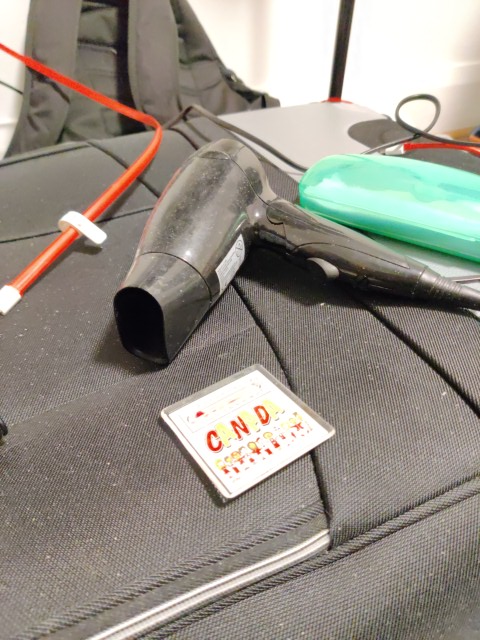
#> input picture a4/A4_files/l1.jpg, 480 x 640 px
$ python q3.py
#> lines starting #> are read from the running program, lines starting #| are printed output that depends on the picture
import numpy as np
import cv2
from matplotlib import pyplot as plt
import cv2.xfeatures2d
import scipy.spatial


def SIFT_matching(img1, img2, threshold):
    if img1[2] is None or len(img1[2]) == 0 or img2[2] is None or len(img2[2]) == 0:
        return cv2.drawMatches(img1[0], img1[1], img2[0], img2[1], [], img2[0], flags=2)
    euclidean = scipy.spatial.distance.cdist(img1[2], img2[2], metric='euclidean')
    sorted1 = np.argsort(euclidean, axis=1)
    closest, closest1 = sorted1[:, 0], sorted1[:, 1]
    left_id = np.arange(img1[2].shape[0])
    dist_ratios = euclidean[left_id, closest] / euclidean[left_id, closest1]
    suppressed = dist_ratios * (dist_ratios < threshold)
    left_id = np.nonzero(suppressed)[0]
    right_id = closest[left_id]
    pairs = np.stack((left_id, right_id)).transpose()
    pair_dists = euclidean[pairs[:, 0], pairs[:, 1]]
    sorted_dist_id = np.argsort(pair_dists)
    sorted_pairs = pairs[sorted_dist_id]
    sorted_dists = pair_dists[sorted_dist_id].reshape((sorted_pairs.shape[0], 1))

    matches = []
    best_8 = np.zeros((8, 2))
    for i in range(len(sorted_pairs)):
        if i < 8:
            best_8[i][0] = sorted_pairs[-i][0]
            best_8[i][1] = sorted_pairs[-i][1]
        matches.append(cv2.DMatch(sorted_pairs[-i][0], sorted_pairs[-i][1], sorted_dists[-i]))
    result = cv2.drawMatches(img1[0], img1[1], img2[0], img2[1], matches[:8], img2[0], flags=2)
    result1 = cv2.drawMatches(img1[0], img1[1], img2[0], img2[1], matches, img2[0], flags=2)
    return result, result1, best_8


def SIFT_opencv(img):
    sift = cv2.xfeatures2d.SIFT_create()
    kp, des = sift.detectAndCompute(img, None)
    result = cv2.drawKeypoints(img, kp, None)
    return [result, kp, des]


def fundamental_matrix(left, right):
    n = left.shape[0]
    A = np.zeros((n, 9))
    for i in range(n):
        A[i] = [left[i, 0] * right[i, 0], left[i, 1] * right[i, 0], right[i, 0],
              left[i, 0] * right[i, 1], left[i, 1] * right[i, 1], right[i, 1],
              left[i, 0], left[i, 1], 1]

    U, S, V = np.linalg.svd(A)
    F = V[-1].reshape(3, 3)
    U, S, V = np.linalg.svd(F)
    S[2] = 0
    F = np.dot(U, np.dot(np.diag(S), V))
    return F / F[2, 2]


def drawlines(img1,img2,lines,pts1,pts2):
    r,c = img1.shape
    img1 = cv2.cvtColor(img1,cv2.COLOR_GRAY2BGR)
    img2 = cv2.cvtColor(img2,cv2.COLOR_GRAY2BGR)
    for r,pt1,pt2 in zip(lines,pts1,pts2):
        color = tuple(np.random.randint(0,255,3).tolist())
        x0,y0 = map(int, [0, -r[2]/r[1] ])
        x1,y1 = map(int, [c, -(r[2]+r[0]*c)/r[1] ])
        img1 = cv2.line(img1, (x0,y0), (x1,y1), color,1)
        img1 = cv2.circle(img1,(int(pt1[0]),int(pt1[1])),5,color,-1)
        img2 = cv2.circle(img2,(int(pt2[0]),int(pt2[1])),5,color,-1)
    return img1,img2

def findepi(best1, best2, l1, l2, fund_matrix):
    lines2 = cv2.computeCorrespondEpilines(best1.reshape(-1, 1, 2), 1, fund_matrix)
    lines2 = lines2.reshape(-1, 3)
    img3, img4 = drawlines(l2, l1, lines2, best2, best1)

    lines1 = cv2.computeCorrespondEpilines(best2.reshape(-1, 1, 2), 2, fund_matrix)
    lines1 = lines1.reshape(-1, 3)
    img5, img6 = drawlines(l1, l2, lines1, best1, best2)

    plt.subplot(121), plt.imshow(img5)
    plt.subplot(122), plt.imshow(img3)
    plt.show()

# a
l1 = cv2.imread("l1.jpg", cv2.IMREAD_GRAYSCALE)
#> l1: shape (640, 480); min 0, max 255, mean 144.2
l2 = cv2.imread("l2.jpg", cv2.IMREAD_GRAYSCALE)
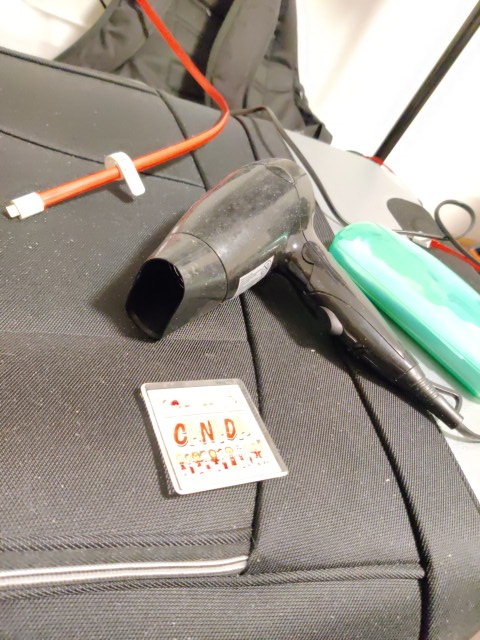
#> input picture a4/A4_files/l2.jpg, 480 x 640 px
#> l2: shape (640, 480); min 1, max 255, mean 153.5
l3 = cv2.imread("l3.jpg", cv2.IMREAD_GRAYSCALE)
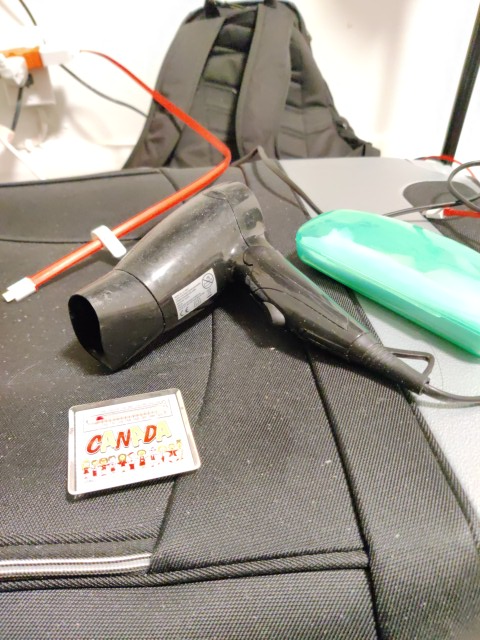
#> input picture a4/A4_files/l3.jpg, 480 x 640 px
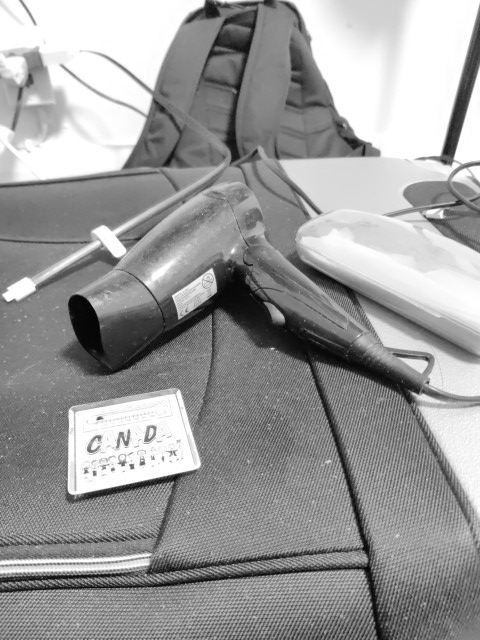
#> l3: shape (640, 480); min 0, max 255, mean 155

sift1 = SIFT_opencv(l1)
#> in SIFT_opencv, `kp, des = sift.detectAndCompute(img, None)`: kp = 974 keypoints; strongest (x, y, size): (335, 91, 10.4), (199, 414, 3.6), (277, 445, 3.3), (330, 269, 8.2)
#> sift1 = 3 items
sift2 = SIFT_opencv(l2)
#> in SIFT_opencv (call 2), `kp, des = sift.detectAndCompute(img, None)`: kp = 862 keypoints; strongest (x, y, size): (382, 154, 10.1), (440, 423, 4.3), (337, 325, 7.8), (175, 403, 3.8)
#> in SIFT_opencv (call 2), `result = cv2.drawKeypoints(img, kp, None)`:
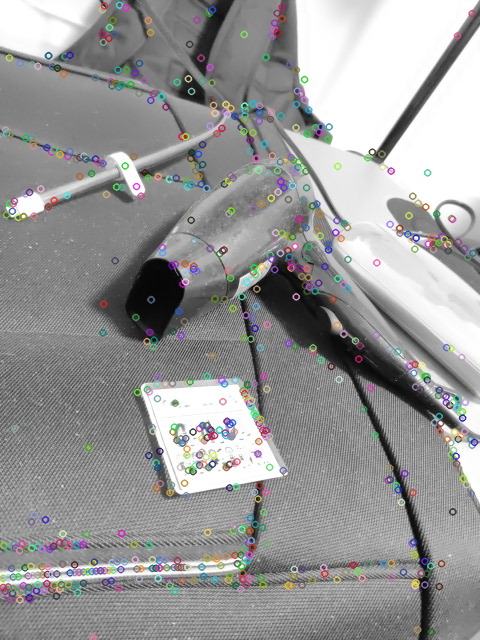
#> result: shape (640, 480, 3); mean of channels 0, 1, 2 152.4, 152.4, 152.4; drawn as B, G, R
#> sift2 = 3 items
sift3 = SIFT_opencv(l3)
#> in SIFT_opencv (call 3), `kp, des = sift.detectAndCompute(img, None)`: kp = 1036 keypoints; strongest (x, y, size): (132, 466, 3.3), (99, 418, 2.7), (94, 473, 3), (142, 463, 3.4)
#> in SIFT_opencv (call 3), `result = cv2.drawKeypoints(img, kp, None)`:
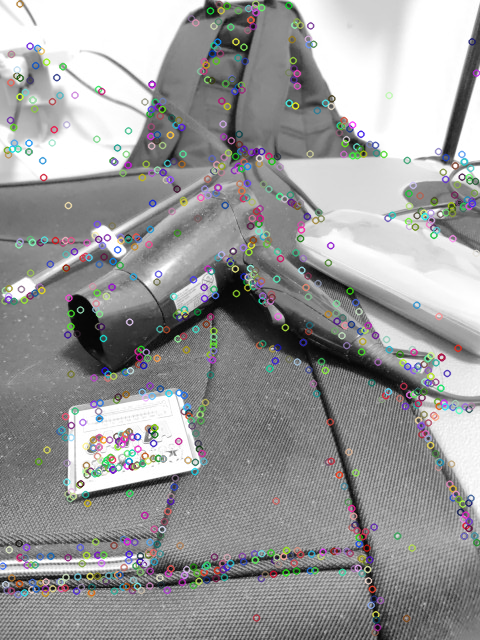
#> result: shape (640, 480, 3); mean of channels 0, 1, 2 154.7, 154.5, 154.4; drawn as B, G, R
#> sift3 = 3 items

result_l12, result_l120, best8 = SIFT_matching(sift1, sift2, 0.7)
#> in SIFT_matching, `euclidean = scipy.spatial.distance.cdist(img1[2], img2[2], metric='euc..`:
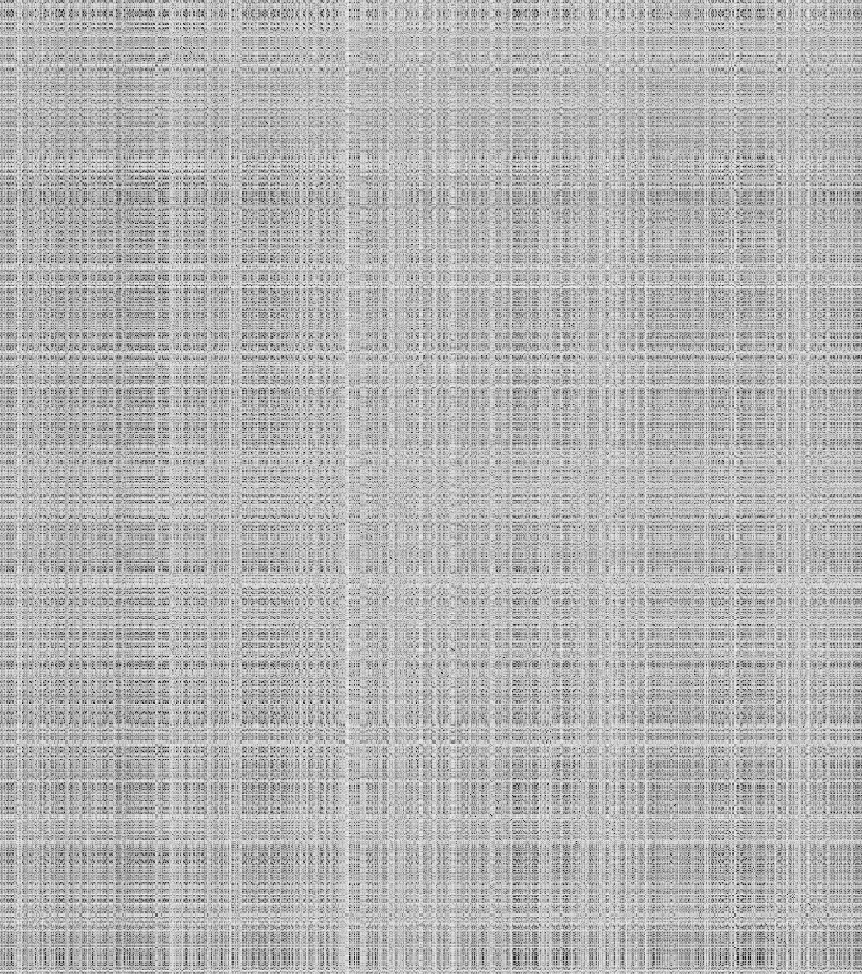
#> euclidean: shape (974, 862) float64; min 35.59, max 708.7, mean 511.4; drawn with min black and max white
#> in SIFT_matching, `sorted1 = np.argsort(euclidean, axis=1)`:
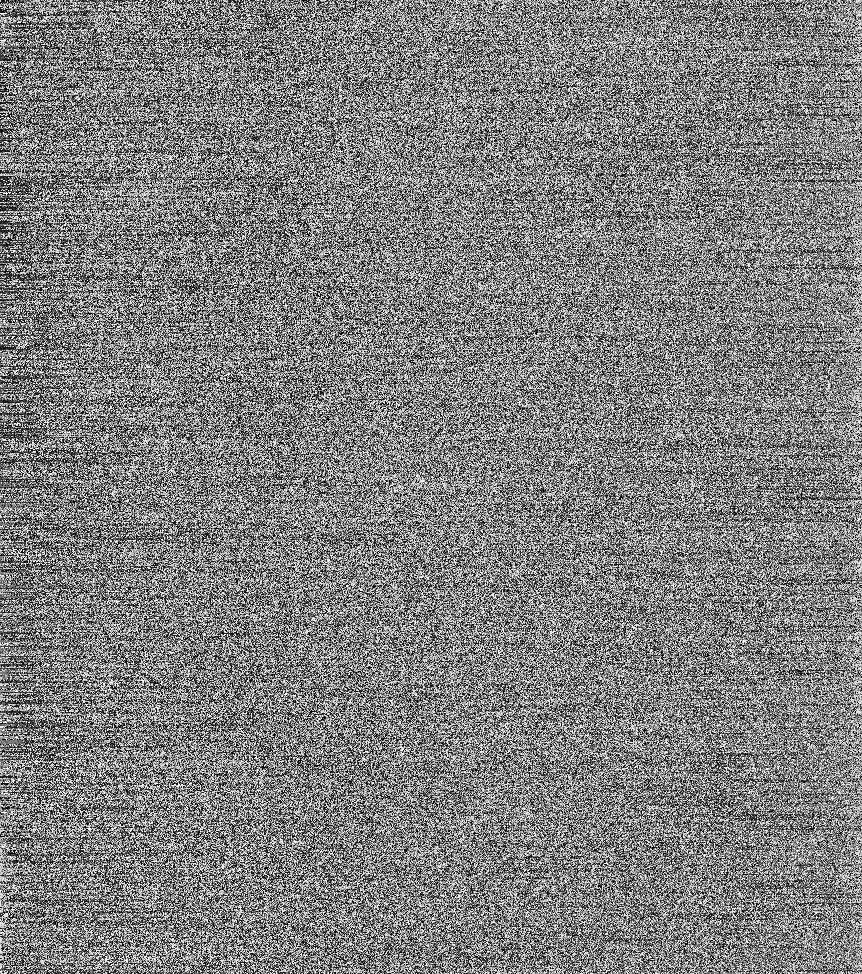
#> sorted1: shape (974, 862) int64; min 0, max 861, mean 430.5; drawn with min black and max white
#> in SIFT_matching, `closest, closest1 = sorted1[:, 0], sorted1[:, 1]`: closest = 974 values, max 861 at index 326, min 1 at index 361, mean 423.5; closest1 = 974 values, max 859 at index 161, min 5 at index 98, mean 422.5
#> in SIFT_matching, `dist_ratios = euclidean[left_id, closest] / euclidean[left_id, closest1]`: dist_ratios = 974 values, max 1 at index 916, min 0.175 at index 794, mean 0.833
#> in SIFT_matching, `suppressed = dist_ratios * (dist_ratios < threshold)`: suppressed = 974 values, max 0.698 at index 524, min 0 at index 0, mean 0.094
#> in SIFT_matching, `left_id = np.nonzero(suppressed)[0]`: left_id = 190 values from 2 to 968
#> in SIFT_matching, `right_id = closest[left_id]`: right_id = 190 values, max 845 at index 189, min 4 at index 0, mean 475.4
#> in SIFT_matching, `pairs = np.stack((left_id, right_id)).transpose()`: pairs = 190 pairs, first value 2 to 968, second value 4 to 845
#> in SIFT_matching, `pair_dists = euclidean[pairs[:, 0], pairs[:, 1]]`: pair_dists = 190 values, max 274.1 at index 38, min 42.46 at index 41, mean 133.1
#> in SIFT_matching, `sorted_dist_id = np.argsort(pair_dists)`: sorted_dist_id = 190 values, max 189 at index 38, min 0 at index 82, mean 94.5
#> in SIFT_matching, `sorted_pairs = pairs[sorted_dist_id]`: sorted_pairs has the same summary as pairs
#> in SIFT_matching, `sorted_dists = pair_dists[sorted_dist_id].reshape((sorted_pairs.shape[..`: sorted_dists = 190 values from 42.46 to 274.1
#> the loop in SIFT_matching, `for i in range(len(sorted_pairs)):` made 1 pass
#> after the loop in SIFT_matching, `for i in range(len(sorted_pairs)):`: best_8 = [[285, 60], [0, 0], [0, 0], [0, 0], [0, 0], [0, 0], [0, 0], [0, 0]]; matches = []
#> (the run stopped early here; a loop or call above may not have finished)
